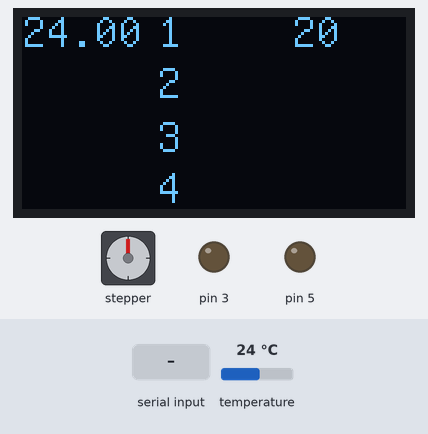
Simulated run of this sketch. Board: Arduino Uno, built with avr-gcc and run on an emulated ATmega328P. On the bench: stepper motor, 128×64 one-colour display, output pins drawn as LEDs (lit = HIGH). Wiring (inferred from the names in the program): stepper motor driver (200 steps per turn assumed): step pin 7; direction pin 6. The inputs (shaded band) are chosen by the test bench; at power-on: temperature 24 °C. What the sketch prints to the serial monitor is not drawn.

Above: at 1.0 s.
At 2.4 s:
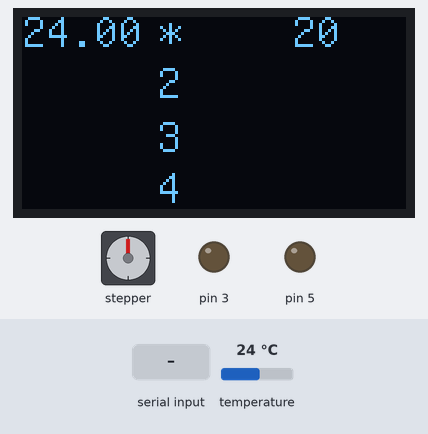
2.5 s: "1\n" received over Serial
At 5.7 s:
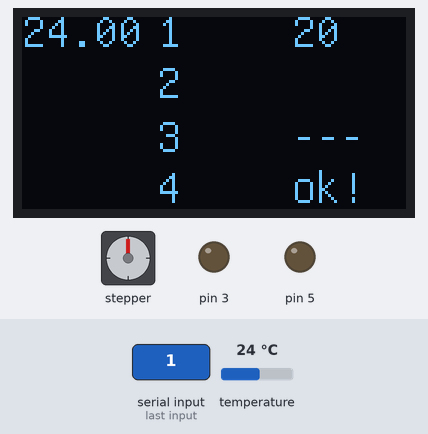
At 25.9 s:
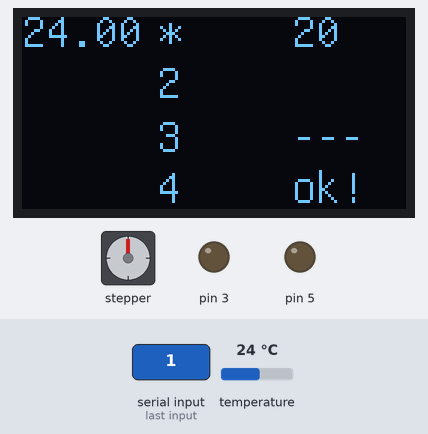
Timing chart, 0 to 27.4 s (numbered marks = the images above; inputs shaded):
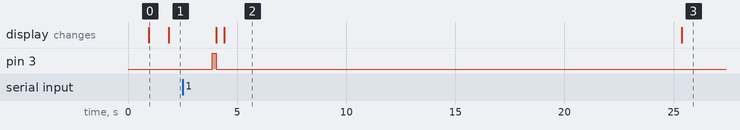

The sketch:

sxn_stepper_temperature.ino
```cpp
//==================================================
// sxn_stepper_temperature.ino
//==================================================
// History
//==================================================
// Software Id: 11201 2015-11-21	First version
// 2015-12-09: support sidApp controlSaxenHeater
// 2015-12-18: increased stepper resolution, corrected NB_sendToGateway
// 2016-01-10: Correction of receiving serial for stepper
//==================================================
#define SWID 2015
#define DEVID 0110
#define SIDN  4   // No of SIDs
#define SID1 1
#define SID2 2
#define SID3 3
#define SID4 4
#define SID5 905
#define SID6 906
#define SID7 907
#define SID8 908
int g_device_delay = 20;
int g_debug = 0;
//==================================================
// This code supports 2 decimals only
#define NFLOAT 2  // No of decimals i float value
// Arduino states
#define MAX_SID 10
#define MAX_ORDERS 100
int g_sids[10] = {SIDN,SID1,SID2,SID3,SID4,SID5,SID6,SID7,SID8};


// Arduino-RPi protocol
#define NABTON_DATA     1
// Arduino Control Protocol
#define ON_STEPPER_DIR   4
#define ON_STEPPER_STEPS 5
#define ON_STEPPER_SPEED 6

//=================================================
//
// D0 RX used for serial communication to server (Raspberry Pi)
// D1 TX used for serial communication to server (Raspberry Pi)
// D2
// D3 Status Pin - Serial data received
// D4 IR Data
// D5 Status Pin - Serial data sent
// D6 DIR Stepper
// D7 STEP Stepper
// D8 SLEEP Stepper
// D9 One Wire Data
// D10  RX Bluetooth device
// D11  TX Bluetooth device
// D12
// D13
//
// A0
// A1
// A2
// A3
// A4 SDA I2C OLED
// A5 SCL I2C OLED

// MEGA
// D20 SDA I2C OLED
// D21 SCL I2C OLED
//=================================================
//==================================================
// Nabton Client Application Configuration
//==================================================
#include <OneWire.h>
#include <DallasTemperature.h>
#include <SoftwareSerial.h>
//#include <IRremote.h>
#include <U8glib.h>

//=================================================
// One Wire
//=================================================

#define ONE_WIRE_BUS 9
#define TEMPERATURE_PRECISION 12
OneWire oneWire(ONE_WIRE_BUS);
DallasTemperature sensors(&oneWire);
DeviceAddress device[MAX_SID];
int nsensors = 0;
//==================================================
// Stepper Motor
//==================================================
int DIR   = 6;
int STEP  = 7;
int SLEEP = 8;
//==================================================
// OLED I2C
//==================================================

//U8GLIB_SSD1306_128X64 u8g(13, 11, 10, 9);// SW SPI protocol(4 pins): SCK = 13, MOSI = 11, CS = 10, A0 = 9
//U8GLIB_SSD1306_128X64 u8g(U8G_I2C_OPT_NONE); // Small display I2C protocol (2 pins)
U8GLIB_SH1106_128X64 u8g(U8G_I2C_OPT_NONE); // Large display
char dl[5][8],dm[5][8],dr[5][8];
//=================================================
void NB_oledDraw()
//=================================================
{
 u8g.firstPage();
  do {
        draw();
  } while( u8g.nextPage() );
}
//================================================
void stepCW(int steps,int dd)
//================================================
{
  int i;
  digitalWrite(DIR, LOW);
  digitalWrite(SLEEP, HIGH); // Set the Sleep mode to AWAKE.
  for(i=0;i<=steps;i++)
    {
      delayMicroseconds(200);
      digitalWrite(STEP, HIGH);
      //delay(dd);
      digitalWrite(STEP, LOW);
      delay(dd);
    }
  digitalWrite(DIR, LOW);
  digitalWrite(SLEEP, LOW); // Set the Sleep mode to SLEEP.
}

//================================================
void stepCCW(int steps,int dd)
//================================================
{
  int i;
  digitalWrite(DIR, HIGH);
  digitalWrite(SLEEP, HIGH); // Set the Sleep mode to AWAKE.
  for(i=0;i<=steps;i++)
    {
      delayMicroseconds(200);
      digitalWrite(STEP, HIGH);
      //delay(dd);
      digitalWrite(STEP, LOW);
      delay(dd);
    }
  digitalWrite(DIR, LOW);
  digitalWrite(SLEEP, LOW); // Set the Sleep mode to SLEEP.
}
//=================================================
void draw()
//=================================================
{
  // Horizontal pixels: 0 - 120
  // Vertical pixels: 0 - 63
  //u8g.setFont(u8g_font_6x10);
  u8g.setFont(u8g_font_unifont);
  //u8g.setFont(u8g_font_osb21);

  u8g.drawStr( 0, 10, dl[1]);
  u8g.drawStr( 0, 27, dl[2]);
  u8g.drawStr( 0, 45, dl[3]);
  u8g.drawStr( 0, 62, dl[4]);

  u8g.drawStr( 45, 10, dm[1]);
  u8g.drawStr( 45, 27, dm[2]);
  u8g.drawStr( 45, 45, dm[3]);
  u8g.drawStr( 45, 62, dm[4]);

  u8g.drawStr( 90, 10, dr[1]);
  u8g.drawStr( 90, 27, dr[2]);
  u8g.drawStr( 90, 45, dr[3]);
  u8g.drawStr( 90, 62, dr[4]);

}
//=================================================
void NB_serialFlush()
//=================================================
{
  while(Serial.available() > 0) {
    char t = Serial.read();
  }
}

//=================================================
void NB_sendToGwy(int mid, int sid, float data, int other)
//=================================================
{
  int ixSid = 0,i,negative=0;
  char msg1[100],msg2[50],checksum[20];
     strcpy(msg1," ");
     strcpy(msg2," ");
     digitalWrite(5,HIGH);
     // Mandatory part of message
     sprintf(msg1,"?mid=%d&nsid=%d&sid1=%d",mid,1,sid);
if(g_debug==1){Serial.print("data:");Serial.println(data);}
     if(mid == NABTON_DATA)
     {
       negative = 0;
       if(data < 0.0)
       {
          negative = 1;
          data = data*(-1.0);
       }
       // Get non-decimal part
       int part1 = floor(data);
if(g_debug==1){Serial.print("part1:");Serial.println(part1);}
       // Get decimalpart
       float ftemp = (data - part1);
       for(i=1;i<=NFLOAT;i++)ftemp=ftemp*10;
if(g_debug==1){Serial.print("ftemp:");Serial.println(ftemp);}
       int part2 = round(ftemp);
if(g_debug==1){Serial.print("part2:");Serial.println(part2);}
       // if negative
       if(negative == 0)
       {
         if(part2 < 10)
           sprintf(msg2,"&devid=%d&swid=%d&dat1=%d.0%d",DEVID,SWID,part1,part2);
         else
           sprintf(msg2,"&devid=%d&swid=%d&dat1=%d.%d",DEVID,SWID,part1,part2);
       }
       if(negative == 1)
       {
         if(part2 < 10)
           sprintf(msg2,"&devid=%d&swid=%d&dat1=-%d.0%d",DEVID,SWID,part1,part2);
         else
           sprintf(msg2,"&devid=%d&swid=%d&dat1=-%d.%d",DEVID,SWID,part1,part2);
       }
       strcat(msg1,msg2);
     }

     // Create checksum
     sprintf(checksum,": %d",strlen(msg1));
     strcat(msg1,checksum);

     // Send meassage
     Serial.println(msg1);
     digitalWrite(5,LOW);
}
//=================================================
void recSerial()
//=================================================
{
  int i,k=0,ttemp,nx=0,nm=0;
  nx = Serial.available();
  char nbbuff[50],msg[5][100],command[48],stemp[100];
  int mid, sid;
  int dir,steps,vel;
  char rv[20];

  if (nx > 0)
  {
     digitalWrite(3, HIGH);
     Serial.readBytes(nbbuff,nx);
     sscanf(nbbuff,"%d",&sid);

     if(sid == SID1) // Check if control sid correct
     {
       strcpy(dr[3],"---");
       strcpy(dr[4],"ok?");
       if(strstr(nbbuff,"NBC_DEVICE_DELAY") != NULL)
       {
          strcpy(dr[3],"DLY");
          sscanf(nbbuff,"%d %s %s %d",&sid,rv,command,&g_device_delay);
          if(g_device_delay < 1)g_device_delay = 1;
          if(g_device_delay > 3600)g_device_delay = 3600;
          sprintf(dr[1],"%d",g_device_delay);
       }
       if(strstr(nbbuff,"NBC_STEPPER_CTRL") != NULL)
       {
          strcpy(dr[3],"SCL");
          sscanf(nbbuff,"%d %s %s %d %d %d",&sid,rv,command,&dir,&steps,&vel);
          sprintf(dr[2],"%d",dir);
          if(dir==1)strcpy(dr[4],"STP>");
          if(dir==2)strcpy(dr[4],"STP<");
          //if(dir==1)strcpy(dr[1],"hi");
          //if(dir==2)strcpy(dr[1],"low<");
          NB_oledDraw();
          if(steps > 0 || steps < 1000)
          {
             if(dir == 1) stepCW(steps,vel);
             if(dir == 2) stepCCW(steps,vel);
          }
       }
       strcpy(dr[4],"ok!");
       NB_oledDraw();
     }
     digitalWrite(3, LOW);
  }
  else
    strcpy(dr[4],"nok");

  NB_oledDraw();
}

//=================================================
void clearOled()
//=================================================
{
  int i;
  for(i=1;i<=4;i++)
  {
    strcpy(dl[i]," ");
    strcpy(dm[i]," ");
    strcpy(dr[i]," ");
  }
}

//=================================================
void setup()
//=================================================
{
  int i;
  float tempC;
  String str;
  Serial.begin(9600);
  NB_serialFlush();
  pinMode(3, OUTPUT);
  pinMode(5, OUTPUT);
  pinMode(DIR, OUTPUT);
  pinMode(STEP, OUTPUT);
  pinMode(SLEEP, OUTPUT);
  digitalWrite(DIR, LOW);
  digitalWrite(STEP, LOW);
  digitalWrite(SLEEP, LOW);
  // OLED
//=================================================

  if ( u8g.getMode() == U8G_MODE_R3G3B2 ) {
    u8g.setColorIndex(255);     // white
  }
  else if ( u8g.getMode() == U8G_MODE_GRAY2BIT ) {
    u8g.setColorIndex(3);         // max intensity
  }
  else if ( u8g.getMode() == U8G_MODE_BW ) {
    u8g.setColorIndex(1);         // pixel on
  }
  else if ( u8g.getMode() == U8G_MODE_HICOLOR ) {
    u8g.setHiColorByRGB(255,255,255);
  }
  clearOled();
// One Wire
//=================================================

  sensors.begin();
  nsensors = sensors.getDeviceCount();
  if(nsensors > 0)
  {
    for(i=0;i<nsensors;i++)
    {
      sensors.getAddress(device[i], i);
      sensors.setResolution(device[i], TEMPERATURE_PRECISION);
    }
  }

  sensors.requestTemperatures();
  for(i=1;i<=nsensors;i++)
  {
      tempC = sensors.getTempC(device[i-1]);
      str = String(tempC);
      str.toCharArray(dl[i],8);
  }
  g_sids[1] = SID1;
  g_sids[2] = SID2;
  g_sids[3] = SID3;
  g_sids[4] = SID4;
  g_sids[5] = SID5;
  g_sids[6] = SID6;
  g_sids[7] = SID7;
  g_sids[8] = SID8;

  sprintf(dr[1],"%d",g_device_delay);
  //sprintf(dr[2],"");
  //sprintf(dr[3],"");
  for(i=1;i<=SIDN;i++)
  {
    sprintf(dm[i],"%d",g_sids[i]);
  }

  NB_oledDraw();
}

//=================================================
void loop()
//=================================================
{
  int i;
  float tempC;
  String str;

    sensors.requestTemperatures();
    for(i=1;i<=nsensors;i++)
    {
      strcpy(dl[i]," ");
      tempC = sensors.getTempC(device[i-1]);
      str = String(tempC);
      str.toCharArray(dl[i],8);
      if(tempC != -127)NB_sendToGwy(NABTON_DATA,g_sids[i],tempC,0);
      strcpy(dm[i],"*");
      NB_oledDraw();
      delay(2000);
      recSerial();
      sprintf(dm[i],"%d",g_sids[i]);
      NB_oledDraw();
    }
    delay(g_device_delay*1000); // delay in steps of seconds
}
// End of file
```

Measured:
- after the input at 2.5 s, pin 3: LOW → HIGH after 1.4 s, → LOW 0.19 s later; the display: first changes after 1.5 s (image 2 shows a later state)
- what the display in image 0 shows lasts 1.0 s, from 0.9 s to 1.9 s
- what the display in image 2 shows lasts 21.0 s, from 4.4 s to 25.4 s
